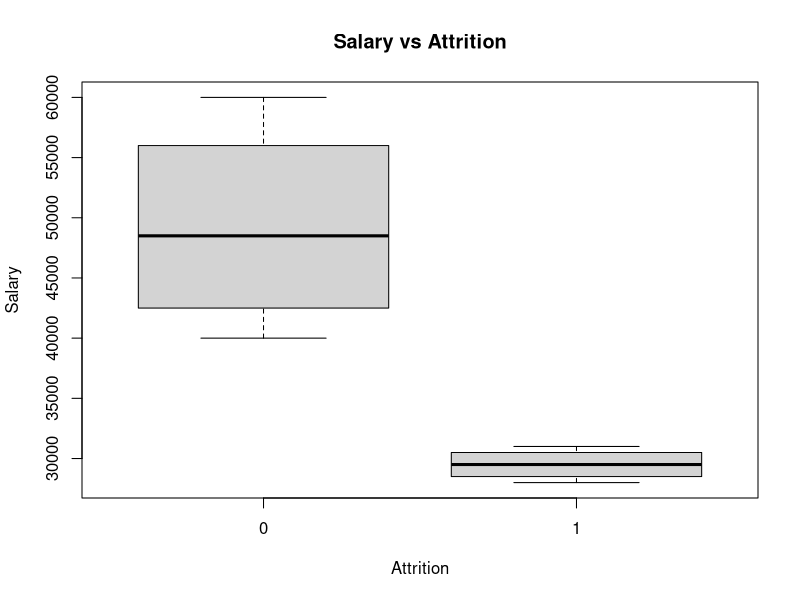

This figure's R source:
employee <- data.frame(
  Salary = c(30000, 45000, 28000, 52000, 31000, 40000, 29000, 60000),
  Experience = c(1, 5, 2, 7, 1, 4, 2, 9),
  WorkLifeBalance = c(2, 4, 2, 5, 1, 3, 2, 5),
  Attrition = c(1, 0, 1, 0, 1, 0, 1, 0)   
)


summary(employee)
cor(employee[, -4])
boxplot(Salary ~ Attrition, data = employee,
        main = "Salary vs Attrition",
        xlab = "Attrition",
        ylab = "Salary")
